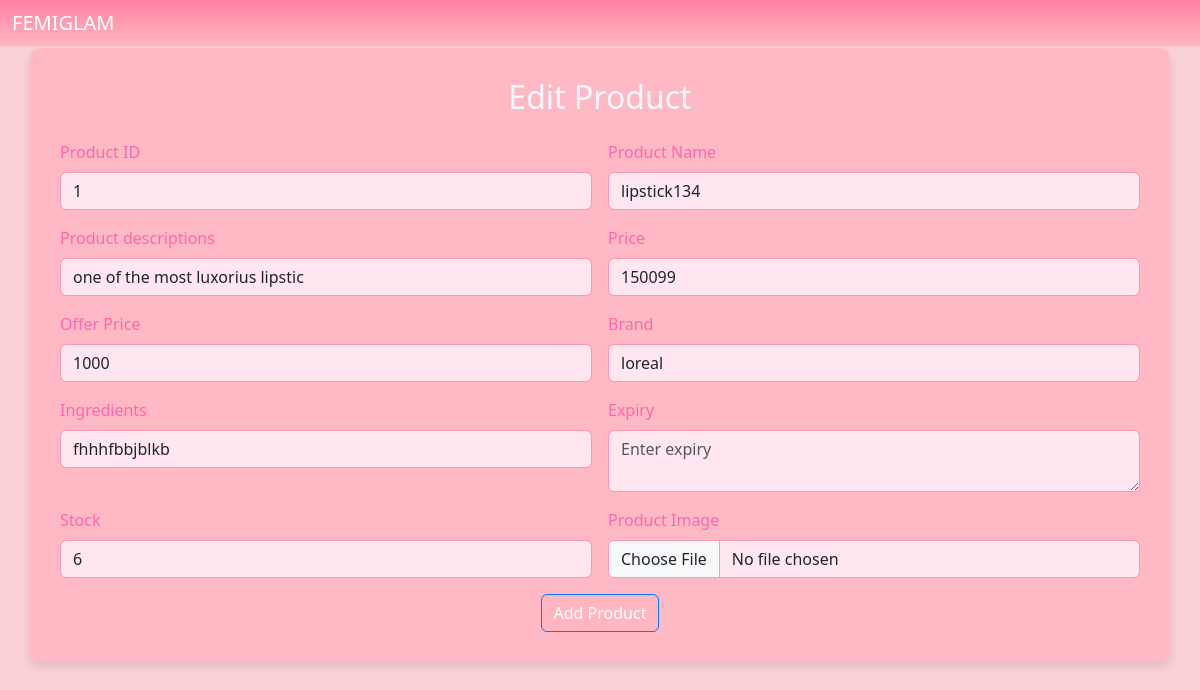
Page /edit/1 on the earlier database version.
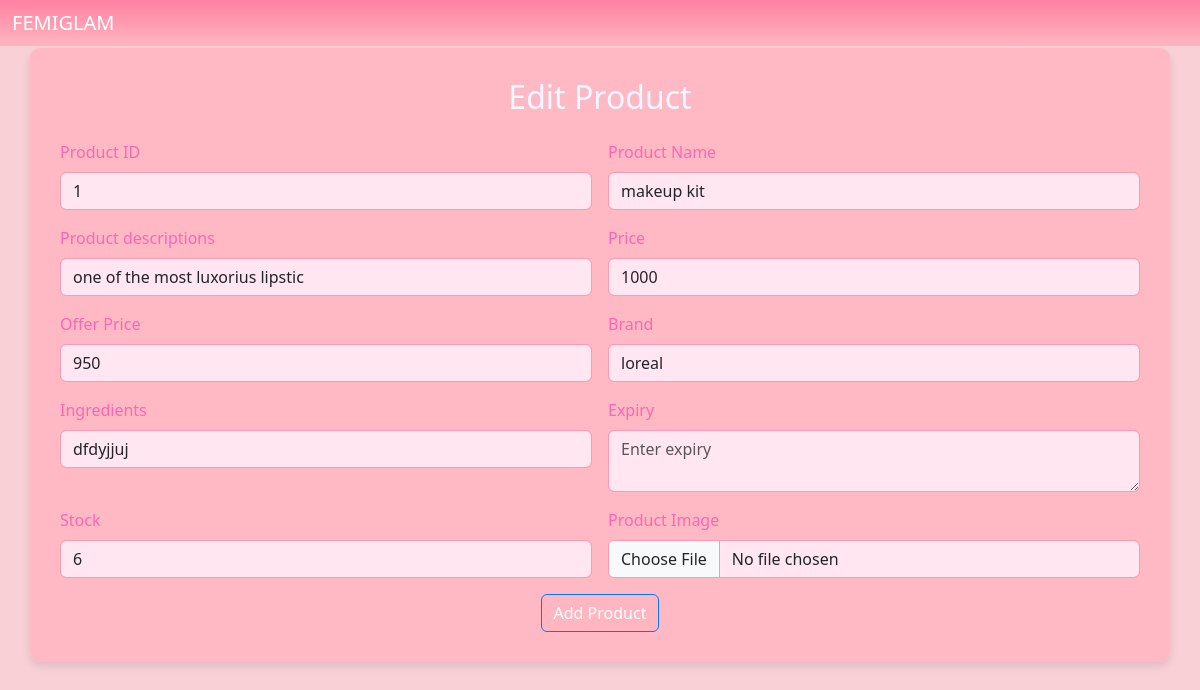
Same page on the later database version.
### app/models.py (models this page shows)
class Product(models.Model):
    pid=models.TextField()
    name=models.TextField()
    descriptions=models.TextField()
    price=models.IntegerField()
    offer_price=models.IntegerField()
    brand=models.TextField()
    ingredients=models.TextField()
    expiry=models.TextField()
    stock=models.IntegerField()
    created_at=models.DateTimeField(auto_now_add=True)
    updated_at=models.DateTimeField(auto_now=True)
    img=models.FileField()

### app/views.py (the view)
# urls.py: path('edit/<pid>',views.edit_product),
def edit_product(req, pid):
    if req.method == 'POST':
        name = req.POST['name']
        descriptions = req.POST['descriptions']
        price = req.POST['price']
        offer_price = req.POST['offer_price']
        brand = req.POST['brand']
        ingredients = req.POST['ingredients']
        expiry = req.POST['expiry']
        stock = req.POST['stock']
        img = req.FILES.get('img')
        if img:
            Product.objects.filter(pk=pid).update(pid=pid, name=name, descriptions=descriptions,
                                                  price=price, offer_price=offer_price, brand=brand, ingredients=ingredients, expiry=expiry, stock=stock)
            data = Product.objects.get(pk=pid)
            data.img = img
            data.save()
        else:
            Product.objects.filter(pk=pid).update(pid=pid, name=name, descriptions=descriptions,
                                                  price=price, offer_price=offer_price, brand=brand, ingredients=ingredients, expiry=expiry, stock=stock)
        return redirect(shop_home)
    else:
        data = Product.objects.get(pk=pid)
        return render(req, 'shop/edit.html', {'data': data})

### templates/shop/edit.html (shortened to what this page needs)
<!DOCTYPE html>
<html lang="en">
<head>
    {% load static %}
    <link href="https://cdn.jsdelivr.net/npm/bootstrap@5.3.0/dist/css/bootstrap.min.css" rel="stylesheet">
    <link href="https://cdn.jsdelivr.net/npm/bootstrap@5.3.0-alpha1/dist/css/bootstrap.min.css" rel="stylesheet">
</head>
<body>
  <nav class="navbar navbar-expand-sm navbar-dark fixed-top">
    <div class="container-fluid">
      <div class="collapse navbar-collapse" id="collapsibleNavbar">
        <ul class="navbar-nav">
          <li class="nav-item">
            <a class="navbar-brand" href="">
             FEMIGLAM
            </a>
          </li>
        </ul>
      </div>
    </div>
  </nav>
  <div class="container mt-5">
    <h2 class="text-center mb-4" style="color: aliceblue;">Edit Product</h2>
    <form method="post" action="" enctype="multipart/form-data" class="row g-3">
        <div class="col-md-6">
            <label for="pid" class="form-label">Product ID</label>
            <input type="text" id="pid" name="pid" class="form-control" placeholder="Enter Product ID" value="{{data.pid}}" required>
        </div>
        <div class="col-md-6">
            <label for="name" class="form-label">Product Name</label>
            <input type="text" id="name" name="name" class="form-control" placeholder="Enter Product Name" value="{{data.name}}" required>
        </div>
        <div class="col-md-6">
            <label for="descriptions" class="form-label">Product descriptions</label>
            <input type="text" id="name" name="descriptions" class="form-control" placeholder="Enter Product descriptions" value="{{data.descriptions}}" required>
        </div>
        <div class="col-md-6">
            <label for="price" class="form-label">Price</label>
            <input type="number" id="price" name="price" class="form-control" placeholder="Enter Price" value="{{data.price}}" required>
        </div>
        <div class="col-md-6">
            <label for="offer_price" class="form-label">Offer Price</label>
            <input type="number" id="offer_price" name="offer_price" class="form-control" placeholder="Enter Offer Price" value="{{data.offer_price}}" required>
        </div>
        <div class="col-md-6">
            <label for="brand" class="form-label">Brand</label>
            <input type="text" id="brand" name="brand" class="form-control" placeholder="Enter Brand" value="{{data.brand}}" required>
        </div>
        <div class="col-md-6">
            <label for="ingredients" class="form-label">Ingredients</label>
            <input type="text" id="ingredients" name="ingredients" class="form-control" placeholder="Enter ingredients" value="{{data.ingredients}}" required>
        </div>
        <div class="col-md-6">
            <label for="expiry" class="form-label">Expiry</label>
            <textarea id="expiry" name="expiry" class="form-control" rows="2" placeholder="Enter expiry"  value="{{data.expiry}}" required></textarea>
        </div>
        <div class="col-md-6">
            <label for="stock" class="form-label">Stock</label>
            <input type="number" id="stock" name="stock" class="form-control" placeholder="Enter Stock" value="{{data.stock}}" required>
        </div>
        <div class="col-md-6">
            <label for="img" class="form-label">Product Image</label>
            <input type="file" id="img" name="img" class="form-control">
        </div>
        <div class="col-12 text-center">
            <button type="submit" class="btn btn-primary">Add Product</button>
        </div>
    </form>
</div>
</body>
</html>

Differences in the rows shown:
changed Product "one of the most luxorius lipstic": name "lipstick134" → "makeup kit"; price "150099" → "1000"; offer_price "1000" → "950"; ingredients "fhhhfbbjblkb" → "dfdyjjuj"
